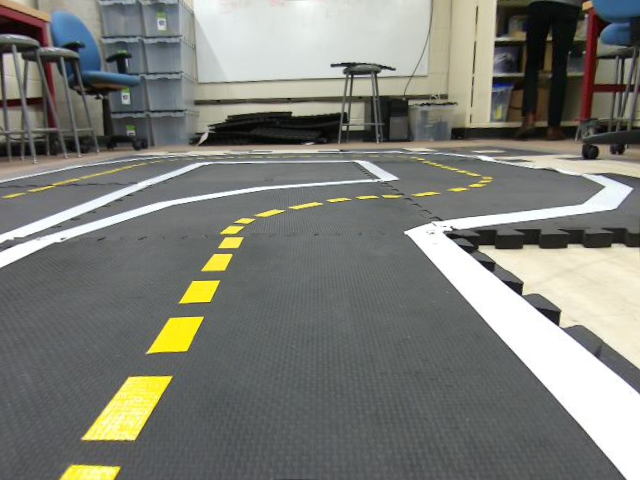
#> input picture testing/im1.png, 640 x 480 px
$ python lane_tester.py
#> lines starting #> are read from the running program, lines starting #| are printed output that depends on the picture; after the words box and inside, x2 and y2 are one past the last pixel; in counts of white or black regions, pixels touching at a corner belong together
### clients/lane_finder.py
import time
import numpy as np
import cv2
import sys
import threading
import logging
import math

def iso_lines(frame):
    hsv = cv2.cvtColor(frame,cv2.COLOR_BGR2HSV)
    gray = cv2.cvtColor(frame,cv2.COLOR_BGR2GRAY)
    ly = np.array([20,100,100],dtype=np.uint8)
    uy = np.array([30,255,255],dtype=np.uint8)
    lw = np.array([0,0,230],dtype=np.uint8)
    uw = np.array([255,255,255],dtype=np.uint8)
    w_mask = cv2.inRange(gray,200,255)
    #w_mask = cv2.inRange(hsv,lw,uw)
    y_mask = cv2.inRange(hsv,ly,uy)
    yw_mask = cv2.bitwise_or(w_mask,y_mask)
    final_image = cv2.bitwise_and(gray,yw_mask)
    final_image_=cv2.GaussianBlur(final_image,(5,5),0)
    canny_edge = cv2.Canny(final_image_,200,600)
    return canny_edge,final_image

def ROI(frame):
    height, width = frame.shape
    mask = np.zeros_like(frame)

    # only focus bottom half of the screen
    polygon = np.array([[
        (0, height * 1 / 2),
        (width, height * 1 / 2),
        (width, height),
        (0, height),
    ]], np.int32)

    cv2.fillPoly(mask, polygon, 255)
    roi = cv2.bitwise_and(frame, mask)
    return roi

def find_lines(frame):
    # tuning min_threshold, minLineLength, maxLineGap is a trial and error process by hand
    rho = 1  # distance precision in pixel, i.e. 1 pixel
    angle = np.pi / 180  # angular precision in radian, i.e. 1 degree
    min_threshold = 10  # minimal of votes
    line_segments = cv2.HoughLinesP(frame, rho, angle, min_threshold,
                                    np.array([]), minLineLength=8, maxLineGap=4)
    return line_segments

def average_slope_intercept(frame, line_segments):
    """
    This function combines line segments into one or two lane lines
    If all line slopes are < 0: then we only have detected left lane
    If all line slopes are > 0: then we only have detected right lane
    """
    lane_lines = []
    if line_segments is None:
        logging.info('No line_segment segments detected')
        return lane_lines

    height, width, _ = frame.shape
    left_fit = []
    right_fit = []

    boundary = 1/3
    left_region_boundary = width * (1 - boundary)  # left lane line segment should be on left 2/3 of the screen
    right_region_boundary = width * boundary # right lane line segment should be on left 2/3 of the screen

    for line_segment in line_segments:
        for x1, y1, x2, y2 in line_segment:
            if x1 == x2:
                logging.info('skipping vertical line segment (slope=inf): %s' % line_segment)
                continue
            fit = np.polyfit((x1, x2), (y1, y2), 1)
            slope = fit[0]
            intercept = fit[1]
            if abs(slope)<0.33:
                continue
            if slope < 0:
                if x1 < left_region_boundary and x2 < left_region_boundary:
                    left_fit.append((slope, intercept))
            else:
                if x1 > right_region_boundary and x2 > right_region_boundary:
                    right_fit.append((slope, intercept))

    left_fit_average = np.average(left_fit, axis=0)
    if len(left_fit) > 0:
        lane_lines.append(make_points(frame, left_fit_average))

    right_fit_average = np.average(right_fit, axis=0)
    if len(right_fit) > 0:
        lane_lines.append(make_points(frame, right_fit_average))

    logging.debug('lane lines: %s' % lane_lines)  # [[[316, 720, 484, 432]], [[1009, 720, 718, 432]]]

    return lane_lines

def make_points(frame, line):
    height, width, _ = frame.shape
    slope, intercept = line
    y1 = height  # bottom of the frame
    y2 = int(y1 * 1 / 2)  # make points from middle of the frame down

    # bound the coordinates within the frame
    x1 = max(-width, min(2 * width, int((y1 - intercept) / slope)))
    x2 = max(-width, min(2 * width, int((y2 - intercept) / slope)))
    return [[x1, y1, x2, y2]]

### testing/lane_tester.py
import time
import numpy as np
import cv2
import sys
sys.path.append('..')
import threading
from clients import lane_finder
def display_lines(frame, lines, line_color=(0, 255, 0), line_width=2):
    line_image = np.zeros_like(frame)
    if lines is not None:
        for line in lines:
            for x1, y1, x2, y2 in line:
                cv2.line(line_image, (x1, y1), (x2, y2), line_color, line_width)
    line_image = cv2.addWeighted(frame, 0.8, line_image, 1, 1)
    return line_image


if __name__ == '__main__':
    frame = cv2.imread("im1.png")
#> frame is the input picture: shape (480, 640, 3); mean B, G, R 118.8, 125.4, 124.3
    edges, ret = lane_finder.iso_lines(frame)
#> in iso_lines, `w_mask = cv2.inRange(gray,200,255)`:
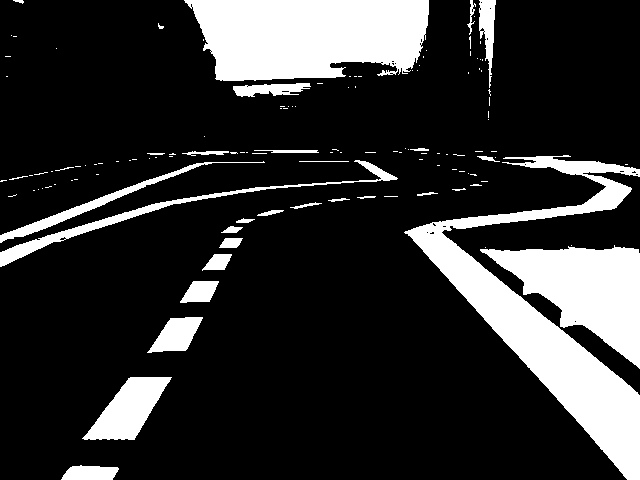
#> w_mask: shape (480, 640); 18.6% white; 125 white regions (94 under 20 px), largest, box (x1, y1, x2, y2) and area: (404, 155, 640, 480) 18144, (184, 0, 429, 81) 16267, (480, 245, 640, 369) 9839
#> in iso_lines, `final_image_=cv2.GaussianBlur(final_image,(5,5),0)`:
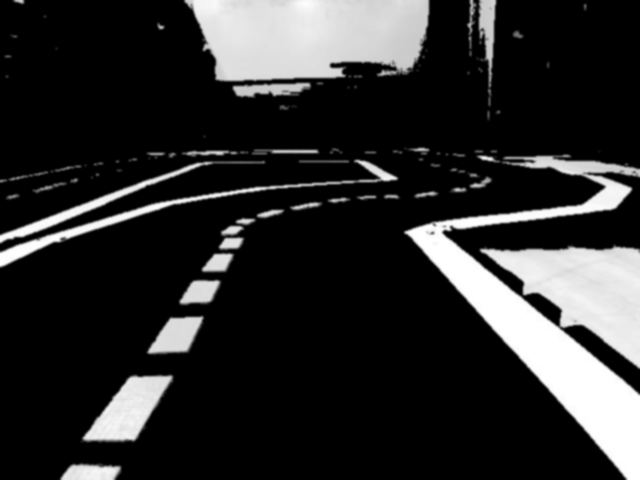
#> final_image_: shape (480, 640); min 0, max 255, mean 44.1
    cv2.imwrite('testing.png',ret)
    cv2.imwrite('edges.png',edges)
    roi = lane_finder.ROI(edges)
#> in ROI, `cv2.fillPoly(mask, polygon, 255)`:
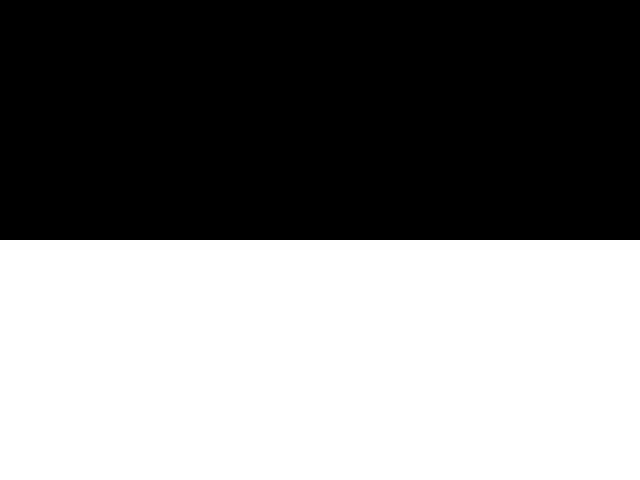
#> mask: shape (480, 640); 50% white; 1 white region, box (x1, y1, x2, y2) and area: (0, 240, 640, 480) 153600
#> in ROI, `roi = cv2.bitwise_and(frame, mask)`:
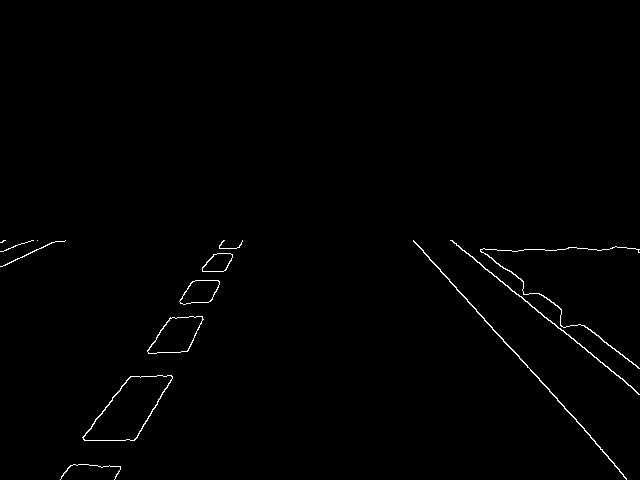
#> roi: shape (480, 640); 0.72% white in thin lines or dots, all inside (x1, y1, x2, y2) = (0, 240, 640, 480)
    lines = lane_finder.find_lines(roi)
#> in find_lines, `line_segments = cv2.HoughLinesP(frame, rho, angle, min_threshold, np.a..`: line_segments = 73 rows, first 6: [413, 240, 614, 463], [450, 240, 635, 390], [583, 325, 638, 367], [83, 437, 130, 376], [186, 351, 196, 333], [135, 439, 148, 416]
#> lines has the same summary as line_segments in find_lines
    lines_image = display_lines(frame,lines)
#> the loop in display_lines, `for line in lines:` made 73 passes
    lines_mask_overlay = display_lines(ret,lines)
#> call 2 of display_lines, with lines = array of shape (73, 1, 4), line_color = (0, 255, 0), line_width = 2
#> the loop in display_lines (call 2), `for line in lines:` made 73 passes
#> in display_lines (call 2), `line_image = cv2.addWeighted(frame, 0.8, line_image, 1, 1)`:
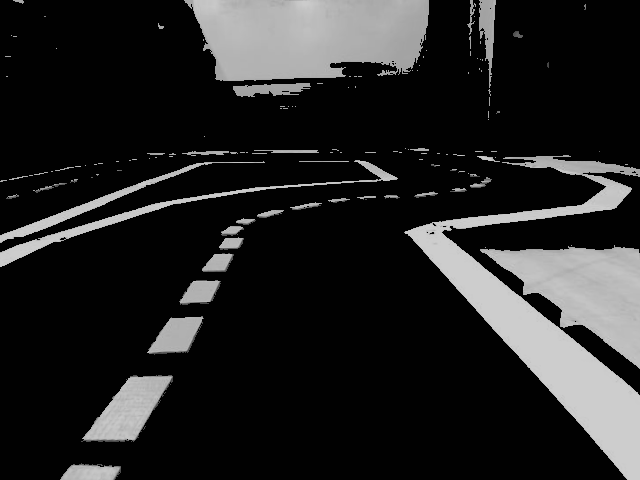
#> line_image: shape (480, 640); min 1, max 205, mean 36.3
    cv2.imwrite("hTransform_mask.png",lines_mask_overlay)
    cv2.imwrite("hough_transform_lines.png",lines_image)
    lane_lines = lane_finder.average_slope_intercept(frame,lines)
#> the loop in average_slope_intercept, `for line_segment in line_segments:` made 73 passes
#> after the loop in average_slope_intercept, `for line_segment in line_segments:`: left_fit = 27 pairs, first value -2.5 to -0.333, second value 251 to 824; right_fit = 21 items, first 6: (1.11, -218.2), (0.811, -124.9), (0.764, -120.2), (0.81, -125.3), (0.714, -92.14), (0.75, -111.3)
#> in average_slope_intercept, `left_fit_average = np.average(left_fit, axis=0)`: left_fit_average = [-1.52, 585.2]
#> in make_points, `slope, intercept = line`: slope = -1.52; intercept = 585.2
#> in make_points, `x1 = max(-width, min(2 * width, int((y1 - intercept) / slope)))`: x1 = 69
#> in make_points, `x2 = max(-width, min(2 * width, int((y2 - intercept) / slope)))`: x2 = 226
#> in average_slope_intercept, `right_fit_average = np.average(right_fit, axis=0)`: right_fit_average = [0.861, -135]
#> lane_lines = [[[69, 480, 226, 240]], [[713, 480, 435, 240]]]
    lane_lines_image = display_lines(frame,lane_lines)
#> call 3 of display_lines, with line_color = (0, 255, 0), line_width = 2
#> the loop in display_lines (call 3), `for line in lines:` made 2 passes
#> after the loop in display_lines (call 3), `for line in lines:`:
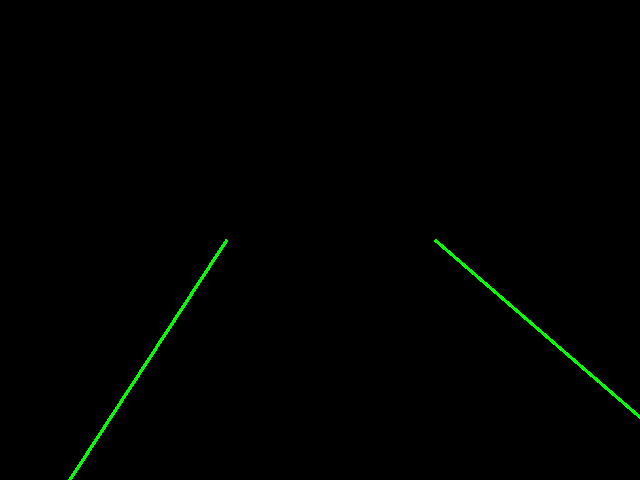
#> line_image: shape (480, 640, 3); mean of channels 0, 1, 2 0, 1.5, 0; drawn as B, G, R
#> in display_lines (call 3), `line_image = cv2.addWeighted(frame, 0.8, line_image, 1, 1)`:
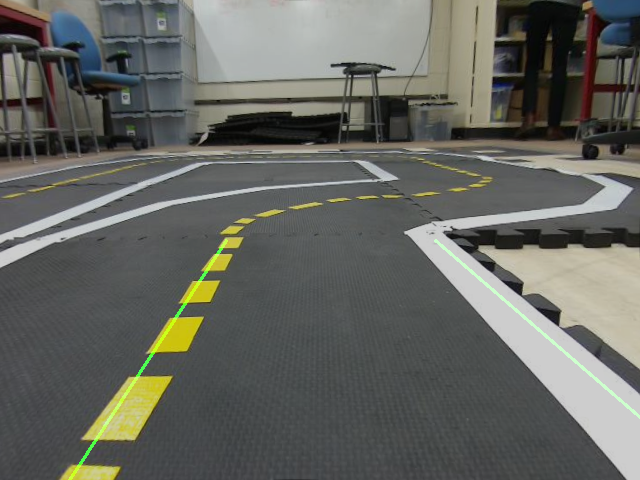
#> line_image: shape (480, 640, 3); mean B, G, R 96.1, 101.8, 100.4
    cv2.imwrite("lane_lines.png", lane_lines_image)

$ run again, with testing/beginning_turn.png copied over testing/im1.png
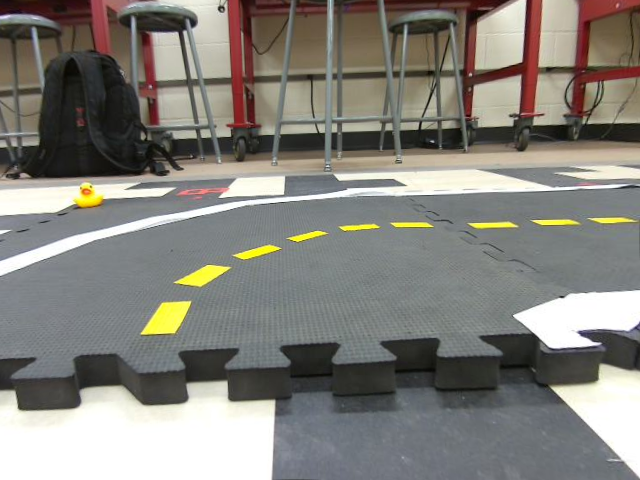
#> input picture testing/beginning_turn.png, 640 x 480 px
#> frame is the input picture: shape (480, 640, 3); mean B, G, R 123.3, 129.6, 132
#> hsv: shape (480, 640, 3); mean H, S, V 58.3, 33.6, 135.7
#> in iso_lines, `w_mask = cv2.inRange(gray,200,255)`:
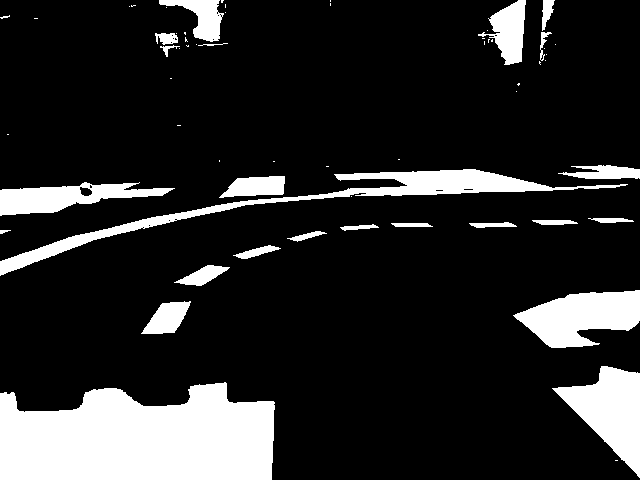
#> w_mask: shape (480, 640); 16.1% white; 61 white regions (37 under 20 px), largest, box (x1, y1, x2, y2) and area: (0, 382, 275, 480) 22035, (0, 169, 628, 276) 6675, (552, 366, 640, 478) 4801
#> y_mask: shape (480, 640); 1.1% white; 31 white regions (19 under 20 px), largest, box (x1, y1, x2, y2) and area: (141, 302, 192, 336) 972, (178, 265, 229, 287) 556, (74, 186, 104, 209) 363
#> canny_edge: shape (480, 640); 1.6% white in thin lines or dots
#> mask: shape (480, 640); 50% white; 1 white region, box (x1, y1, x2, y2) and area: (0, 240, 640, 480) 153600
#> roi: shape (480, 640); 0.54% white in thin lines or dots, all inside (x1, y1, x2, y2) = (0, 240, 640, 480)
#> line_segments = 61 rows, first 6: [0, 275, 92, 240], [514, 316, 551, 347], [583, 420, 613, 449], [202, 385, 226, 382], [553, 389, 611, 447], [141, 333, 163, 302]
#> lines has the same summary as line_segments in find_lines
#> the loop in display_lines, `for line in lines:` made 61 passes
#> the loop in display_lines (call 2), `for line in lines:` made 61 passes
#> the loop in average_slope_intercept, `for line_segment in line_segments:` made 61 passes
#> after the loop in average_slope_intercept, `for line_segment in line_segments:`: left_fit = [(-0.38, 275), (-1.41, 531.7), (-35, 9964), (-0.333, 260.3), (-0.515, 371.7), (-1.87, 659.7), (-0.556, 396.7), (-0.333, 342), (-16, 4785), (-0.417, 364.8), (-8, 1905), (-4.5, 771), (-0.538, 392.3), (-1.8, 649), (-0.375, 343.2), (-0.375, 275.2)]; right_fit = [(0.838, -114.6), (0.967, -143.6), (1, -164), (1, -163), (0.962, -138.4), (0.353, 131.3), (5.5, -854), (1.05, -195.2), (0.9, -147.2), (0.833, -112.7)]
#> left_fit_average = [-4.52, 1392.9]
#> slope = -4.52; intercept = 1392.9
#> x1 = 201
#> x2 = 254
#> right_fit_average = [1.34, -190.1]
#> lane_lines = [[[201, 480, 254, 240]], [[499, 480, 320, 240]]]
#> the loop in display_lines (call 3), `for line in lines:` made 2 passes
#> in display_lines (call 3), `line_image = cv2.addWeighted(frame, 0.8, line_image, 1, 1)`:
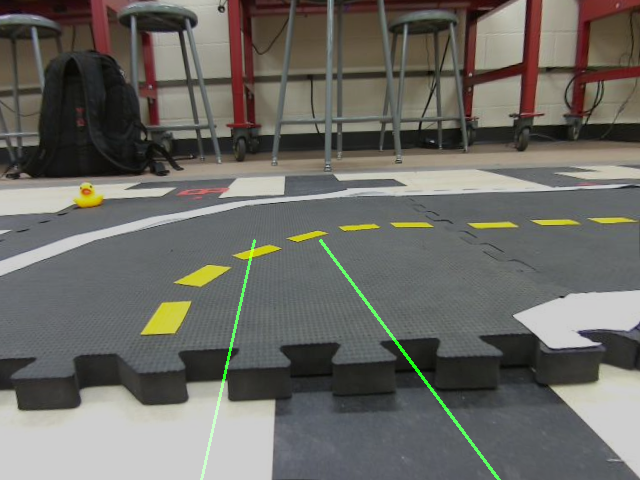
#> line_image: shape (480, 640, 3); mean B, G, R 99.6, 105.5, 106.6

$ run again, with testing/lane_1.png copied over testing/im1.png
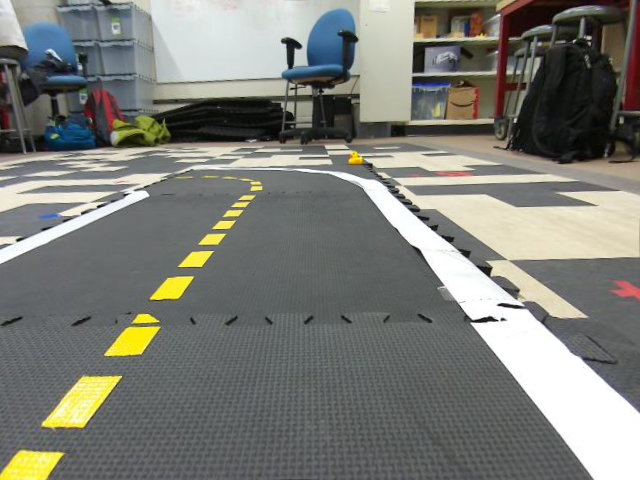
#> input picture testing/lane_1.png, 640 x 480 px
#> frame is the input picture: shape (480, 640, 3); mean B, G, R 118.3, 124.6, 123.6
#> hsv: shape (480, 640, 3); mean H, S, V 68.7, 30.7, 128.6
#> in iso_lines, `w_mask = cv2.inRange(gray,200,255)`:
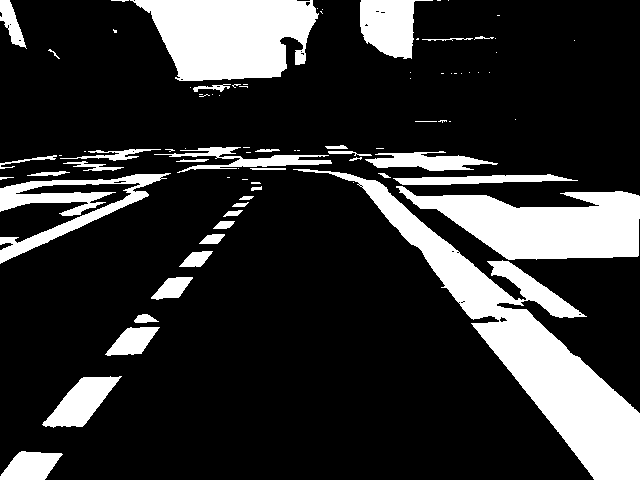
#> w_mask: shape (480, 640); 19.8% white; 84 white regions (45 under 20 px), largest, box (x1, y1, x2, y2) and area: (293, 169, 640, 480) 19899, (130, 0, 319, 81) 11042, (396, 186, 640, 260) 10755
#> y_mask: shape (480, 640); 2.1% white; 45 white regions (29 under 20 px), largest, box (x1, y1, x2, y2) and area: (42, 375, 122, 430) 1694, (0, 451, 65, 480) 1386, (105, 313, 161, 358) 1343
#> canny_edge: shape (480, 640); 2.6% white in thin lines or dots
#> mask: shape (480, 640); 50% white; 1 white region, box (x1, y1, x2, y2) and area: (0, 240, 640, 480) 153600
#> roi: shape (480, 640); 0.78% white in thin lines or dots, all inside (x1, y1, x2, y2) = (0, 240, 640, 480)
#> line_segments = 93 rows, first 6: [481, 240, 583, 314], [508, 259, 528, 258], [471, 325, 581, 461], [575, 355, 638, 412], [532, 316, 566, 346], [47, 418, 81, 377]
#> lines has the same summary as line_segments in find_lines
#> the loop in display_lines, `for line in lines:` made 93 passes
#> the loop in display_lines (call 2), `for line in lines:` made 93 passes
#> the loop in average_slope_intercept, `for line_segment in line_segments:` made 93 passes
#> after the loop in average_slope_intercept, `for line_segment in line_segments:`: left_fit = 26 pairs, first value -9 to -0.364, second value 249 to 1712; right_fit = 30 pairs, first value 0.417 to 1.46, second value -377.6 to 111.4
#> left_fit_average = [-1.43, 511.8]
#> slope = -1.43; intercept = 511.8
#> x1 = 22
#> x2 = 190
#> right_fit_average = [0.958, -178.2]
#> lane_lines = [[[22, 480, 190, 240]], [[687, 480, 436, 240]]]
#> the loop in display_lines (call 3), `for line in lines:` made 2 passes
#> in display_lines (call 3), `line_image = cv2.addWeighted(frame, 0.8, line_image, 1, 1)`:
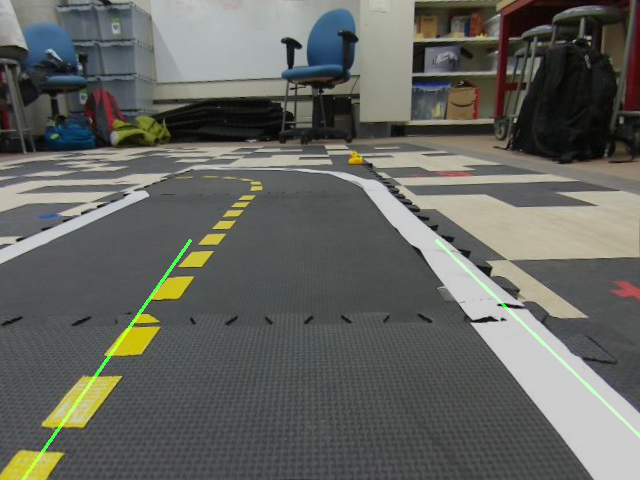
#> line_image: shape (480, 640, 3); mean B, G, R 95.7, 101.2, 99.9

$ run again, with testing/lane_turn.png copied over testing/im1.png
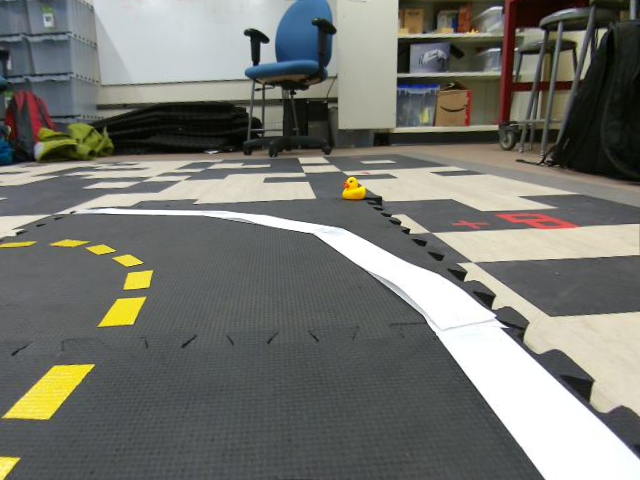
#> input picture testing/lane_turn.png, 640 x 480 px
#> frame is the input picture: shape (480, 640, 3); mean B, G, R 111.3, 117.5, 116.8
#> hsv: shape (480, 640, 3); mean H, S, V 67.1, 36, 121.6
#> w_mask: shape (480, 640); 20.3% white; 98 white regions (78 under 20 px), largest, box (x1, y1, x2, y2) and area: (58, 161, 640, 480) 25900, (93, 0, 272, 82) 11063, (458, 263, 640, 415) 8134
#> y_mask: shape (480, 640); 1.8% white; 35 white regions (19 under 20 px), largest, box (x1, y1, x2, y2) and area: (2, 364, 95, 421) 2464, (98, 296, 148, 328) 943, (122, 270, 154, 291) 473
#> canny_edge: shape (480, 640); 2.2% white in thin lines or dots
#> mask: shape (480, 640); 50% white; 1 white region, box (x1, y1, x2, y2) and area: (0, 240, 640, 480) 153600
#> roi: shape (480, 640); 0.9% white in thin lines or dots, all inside (x1, y1, x2, y2) = (0, 240, 640, 480)
#> line_segments = 95 rows, first 6: [419, 311, 545, 479], [438, 274, 457, 287], [442, 240, 547, 316], [572, 394, 616, 437], [485, 261, 547, 258], [482, 307, 494, 314]
#> lines has the same summary as line_segments in find_lines
#> the loop in display_lines, `for line in lines:` made 95 passes
#> the loop in display_lines (call 2), `for line in lines:` made 95 passes
#> the loop in average_slope_intercept, `for line_segment in line_segments:` made 95 passes
#> after the loop in average_slope_intercept, `for line_segment in line_segments:`: left_fit = [(-1.06, 420.2), (-1.41, 462.4), (-1.16, 474.5), (-1.04, 420.9), (-3, 733), (-1.6, 485.4), (-1.14, 474.1), (-1.63, 487.3), (-1.18, 474.9), (-1.35, 456.9), (-1.77, 557.5), (-4.67, 982.3), (-3, 657)]; right_fit = 46 pairs, first value 0.417 to 1.5, second value -510.5 to 89.75
#> left_fit_average = [-1.85, 545.1]
#> slope = -1.85; intercept = 545.1
#> x1 = 35
#> x2 = 165
#> right_fit_average = [0.841, -96.65]
#> lane_lines = [[[35, 480, 165, 240]], [[685, 480, 400, 240]]]
#> the loop in display_lines (call 3), `for line in lines:` made 2 passes
#> in display_lines (call 3), `line_image = cv2.addWeighted(frame, 0.8, line_image, 1, 1)`:
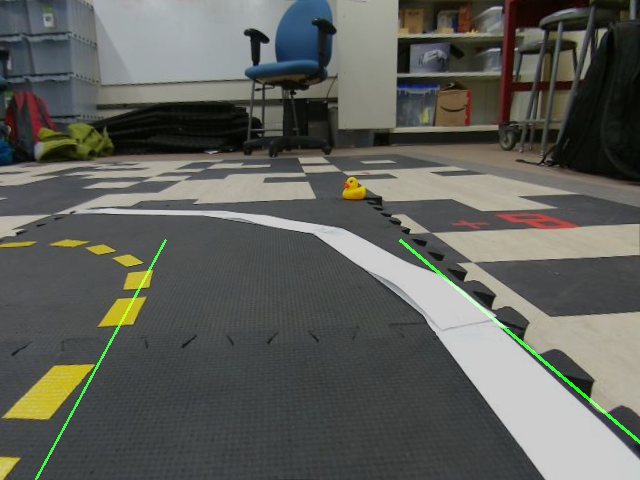
#> line_image: shape (480, 640, 3); mean B, G, R 90, 95.8, 94.4
